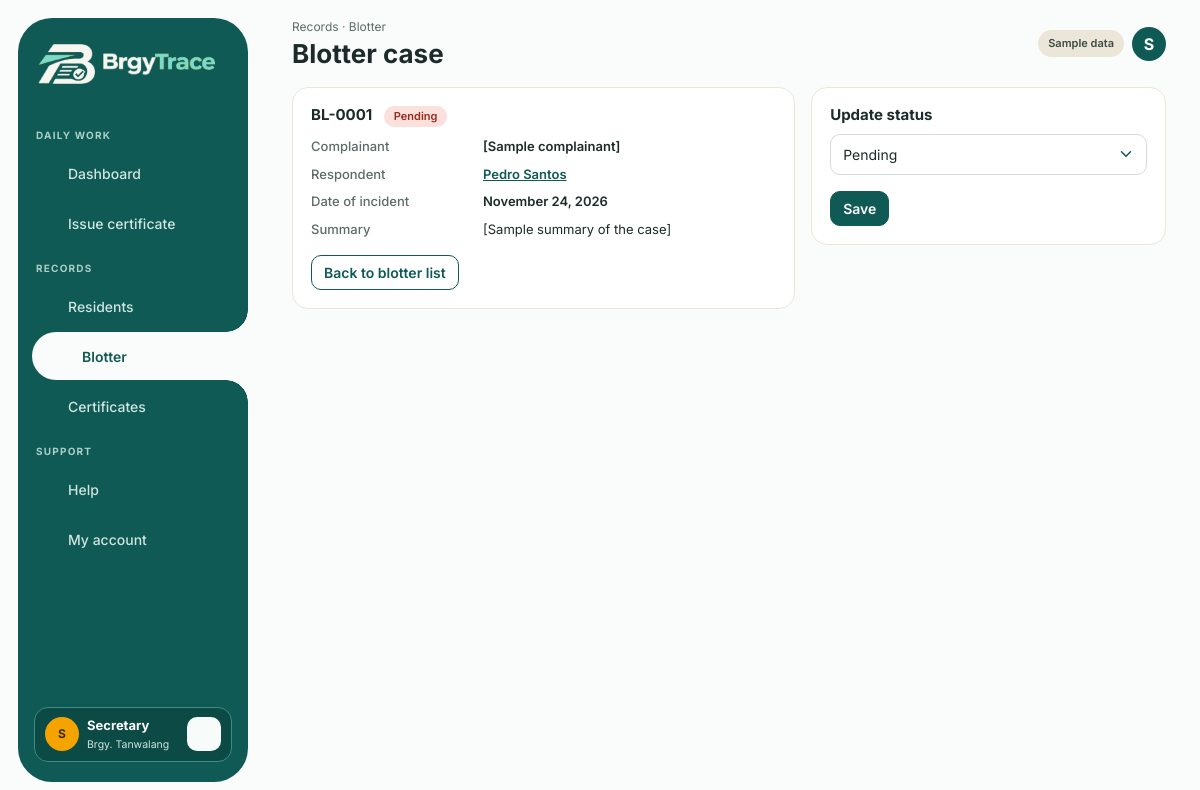
The app's page /blotter_case.php?id=1 (signed in) with its own data.
### tables this page shows
CREATE TABLE blotters (
  id INT AUTO_INCREMENT PRIMARY KEY,
  complainant VARCHAR(120) NOT NULL,
  respondent_id INT NOT NULL,
  incident_date DATE NOT NULL,
  summary TEXT NOT NULL,
  status ENUM('Pending','Settled','Dismissed') NOT NULL DEFAULT 'Pending',
  created_by INT NULL,
  created_at DATETIME NOT NULL,
  FOREIGN KEY (respondent_id) REFERENCES residents(id)
);

CREATE TABLE residents (
  id INT AUTO_INCREMENT PRIMARY KEY,
  last_name VARCHAR(60) NOT NULL,
  first_name VARCHAR(60) NOT NULL,
  middle_name VARCHAR(60) NULL,
  suffix VARCHAR(10) NULL,
  birthdate DATE NOT NULL,
  sex ENUM('Male','Female') NOT NULL,
  civil_status ENUM('Single','Married','Widowed','Separated') NOT NULL DEFAULT 'Single',
  purok VARCHAR(40) NOT NULL,
  address VARCHAR(150) NULL,
  contact VARCHAR(30) NULL,
  created_at DATETIME NOT NULL,
  INDEX (last_name, first_name)
);

### blotter_case.php (the view, shortened to what this page needs)
<?php
require_once __DIR__ . '/includes/auth.php';
$id = (int)($_GET['id'] ?? 0);
$st = $pdo->prepare('SELECT b.*, r.first_name, r.last_name, r.id AS rid FROM blotters b JOIN residents r ON r.id = b.respondent_id WHERE b.id = ?');
$st->execute([$id]); $b = $st->fetch();
include __DIR__ . '/includes/layout_top.php';
?>
<div class="row g-3">
  <div class="col-lg-7"><div class="card-box">
    <h2>BL-<?= str_pad($b['id'], 4, '0', STR_PAD_LEFT) ?> <span class="pill <?= $b['status'] === 'Pending' ? 'pill-red' : 'pill-grey' ?> ms-2"><?= e($b['status']) ?></span></h2>
    <dl class="kv mb-3">
      <dt>Complainant</dt><dd><?= e($b['complainant']) ?></dd>
      <dt>Respondent</dt><dd><a href="resident_view.php?id=<?= (int)$b['rid'] ?>"><?= e($b['first_name'] . ' ' . $b['last_name']) ?></a></dd>
      <dt>Date of incident</dt><dd><?= e(date('F j, Y', strtotime($b['incident_date']))) ?></dd>
      <dt>Summary</dt><dd class="fw-normal"><?= nl2br(e($b['summary'])) ?></dd>
    </dl>
    <a class="btn btn-outline-teal" href="blotter.php">Back to blotter list</a>
  </div></div>
  <div class="col-lg-5"><form method="post" class="card-box">
    <?= csrf_field() ?><h2>Update status</h2>
    <select class="form-select mb-3" name="status"><?php foreach (['Pending','Settled','Dismissed'] as $s): ?><option <?= $b['status'] === $s ? 'selected' : '' ?>><?= $s ?></option><?php endforeach; ?></select>
    <button class="btn btn-teal">Save</button>
  </form></div>
</div>
<?php include __DIR__ . '/includes/layout_bottom.php'; ?>

### assets/css/style.css (style rules this page uses)
:root { --teal: #0f5a54; --teal-dark: #0b4a45; --teal-soft: #c9e0dc; --amber: #f4a300; --bg: #fafcfc; --ink: #1c2b29; --muted: #5c6b69; --line: #ece6d8; --cream: #faf4e6; }
* { box-sizing: border-box; }
body { margin: 0; background: var(--bg); color: var(--ink); font-family: Inter, system-ui, sans-serif; }
a { color: var(--teal); }
.card-box { padding: 18px; background: #fff; border: 1px solid var(--line); border-radius: 16px; }
.card-box h2 { margin: 0 0 10px; font-size: 15px; font-weight: 700; }
.pill { display: inline-block; padding: 4px 10px; border-radius: 999px; font-size: 11px; font-weight: 600; white-space: nowrap; }
.pill-red { background: #fbe0dc; color: #9a2a1c; }
.form-control, .form-select { padding: 0.55rem 0.75rem; border-color: #d4dcdb; border-radius: 10px; font-size: 14px; }
.form-select { color: var(--ink); background-color: #fff; background-position: right 0.75rem center; background-size: 16px 12px; appearance: none; }
.btn { border-radius: 10px; font-size: 14px; font-weight: 600; }
.btn-teal { background: var(--teal); border-color: var(--teal); color: #fff; }
.btn-outline-teal { background: #fff; border-color: var(--teal); color: var(--teal); }
.kv { display: grid; grid-template-columns: 160px 1fr; gap: 8px 12px; font-size: 13px; }
.kv dt { color: var(--muted); font-weight: 500; }
.kv dd { margin: 0; font-weight: 600; }

### records on screen
blotters: id "0001", status "Pending", complainant "[Sample complainant]", respondent.last_name "Pedro Santos", incident_date "November 24, 2026", summary "[Sample summary of the case]"

### other values on screen
$n[1] "DAILY WORK"
$n[1] "Dashboard"
$n[1] "Issue certificate"
$n[1] "RECORDS"
$n[1] "Residents"
$n[1] "Blotter"
$n[1] "Certificates"
$n[1] "SUPPORT"
$n[1] "Help"
$n[1] "My account"
$user['full_name'][0] "S"
$user['full_name'] "Secretary"
$barangayName "Tanwalang"
$page_sub "Records · Blotter"
$page_title "Blotter case"
